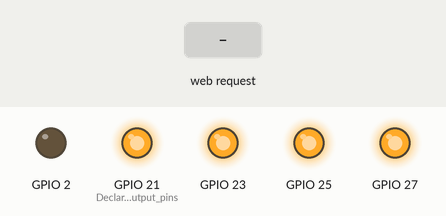
Simulated run of this sketch. Board: ESP32. Shown: output pins drawn as LEDs (lit = HIGH). Inputs (shaded band) come from the test bench. WiFi joins after 1.5 s; servers stay silent unless stated; what the sketch prints to the serial monitor is not drawn.

Above: at 5.7 s.
5.8 s: HTTP request GET /r11 received
At 8.0 s:
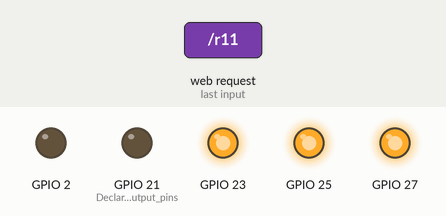
8.3 s: HTTP request GET /r21 received
At 9.9 s:
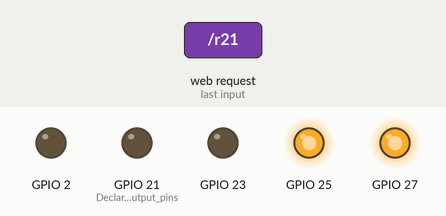
10.8 s: HTTP request GET /r10 received
At 13.0 s:
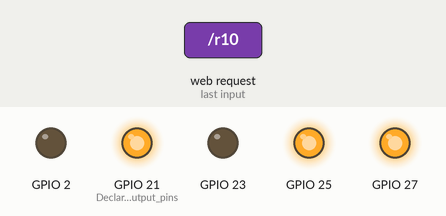
13.3 s: HTTP request GET /r31 received
At 14.9 s:
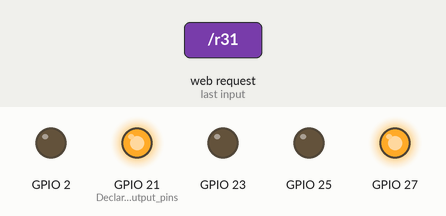
15.8 s: HTTP request GET /r20 received
At 18.0 s:
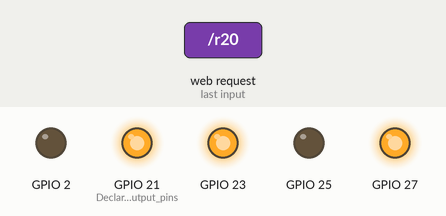
18.3 s: HTTP request GET /r41 received
At 19.9 s:
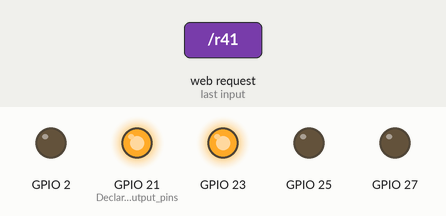
Timing chart, 0 to 21.4 s (numbered marks = the images above; inputs shaded):
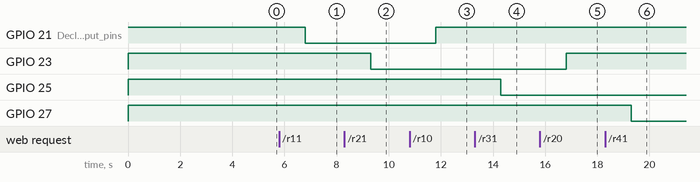

The sketch:

espfinal.ino
```cpp
#include <WiFi.h>   //declaring library to include functions of wi-fi

String  ClientRequest;  //runs throughout the program
IPAddress staticIP303_10(192,168,1,10);   //Static IPs are declared
IPAddress gateway303_10(192,168,1,1);
IPAddress subnet303_10(255,255,255,0);
WiFiServer server(80);  //Server has been decared (ESP32)

WiFiClient client;    //Client has been declared (Mobile device)

String myresultat;

String ReadIncomingRequest()  //This function will read all the HTTP request coming from the client and assign it to a local variable named myresultat
{
while(client.available()) {
ClientRequest = (client.readStringUntil('\r'));
 if ((ClientRequest.indexOf("HTTP/1.1")>0)&&(ClientRequest.indexOf("/favicon.ico")<0)){
myresultat = ClientRequest;
}
}
return myresultat;
}

void setup()
{
ClientRequest = "";   //Initialising the clientrequest to empty string

Serial.begin(9600);   //The serial monitor is set up which will run on a baud rate of 9600

pinMode(21, OUTPUT);  //Declaring the output pins
pinMode(23, OUTPUT);
pinMode(25, OUTPUT);
pinMode(27, OUTPUT);
pinMode(2, OUTPUT);
digitalWrite(21,HIGH);  //Initialising the pins to OFF state
digitalWrite(23,HIGH);
digitalWrite(25,HIGH);
digitalWrite(27,HIGH);
  WiFi.disconnect();
  delay(3000);
  Serial.println("START");  //ESP32 will start establishing the wifi connection
  WiFi.begin("esp32","Tiwariji");
  while ((!(WiFi.status() == WL_CONNECTED))){
    delay(300);
    Serial.print("..");

  }
  Serial.println("Connected");    //Connection established
  Serial.println("Your IP is");
  Serial.println((WiFi.localIP()));
  server.begin();

}

//End of setup loop

void loop()
{   client = server.available();
    if (!client) { return; }
    while(!client.available()){  delay(1); } //loop till client is not available
    ClientRequest = (ReadIncomingRequest());  //Reading request coming from the client
    ClientRequest.remove(0, 5);               //Removing previous requests placed at 0th index
    ClientRequest.remove(ClientRequest.length()-9,9);   //Removing request which are beyond the limits
    if (ClientRequest == "r10") {     //Giving conditions for the relay
      digitalWrite(21,HIGH);
    Serial.print("Relay 1 OFF\n");
    }
    if (ClientRequest == "r11") {
      digitalWrite(21,LOW);
    Serial.print("Relay 1 ON\n");
    }
    if (ClientRequest == "r20") {
      digitalWrite(23,HIGH);
    Serial.print("Relay 2 OFF\n");
    }
    if (ClientRequest == "r21") {
      digitalWrite(23,LOW);
    Serial.print("Relay 2 ON\n");
    }
    if (ClientRequest == "r30") {
      digitalWrite(25,HIGH);
      Serial.print("Relay 3 OFF\n");
    }
    if (ClientRequest == "r31") {
      digitalWrite(25,LOW);
      Serial.print("Relay 3 ON\n");

    }
    if (ClientRequest == "r40") {
      digitalWrite(27,HIGH);
      Serial.print("Relay 4 OFF\n");

    }
    if (ClientRequest == "r41") {
      digitalWrite(27,LOW);
      Serial.print("Relay 4 ON\n");

    }
    if (ClientRequest == "test") {
      digitalWrite(2,HIGH);     //Pin 2 has been assigned to the Wifi Led
      delay(3000);              //LED will blink for 3 secs
      digitalWrite(2,LOW);
      Serial.print("Test conection succesfull\n");
    }
    if(!(WiFi.status() == WL_CONNECTED))
    {
      Serial.print("Wifi disconnected\n");
      delay(3000);
      Serial.print("Setting up again\n");     //If wifi connection is disconnected, the ESP32 will retry to establish the connection
        WiFi.disconnect();
  delay(3000);
  Serial.println("START");
  WiFi.begin("esp32","Tiwariji");
  while ((!(WiFi.status() == WL_CONNECTED))){
    delay(300);
    Serial.print("..");

  }
  Serial.println("Connected");
  Serial.println("Your IP is");
  Serial.println((WiFi.localIP()));
  server.begin();

    }
    client.println("HTTP/1.1 200 OK");          //Conditions to print on the client's end as a feedback
    client.println("Content-Type: text/html");
    client.println("");
    client.println("<!DOCTYPE HTML>");
    client.println("<html>");
    client.println("OK");
    client.println("</html>");
    client.stop();
    delay(1);
    client.flush();

}
```

Measured:
- after the input at 5.8 s, GPIO 21 (Declaring_the_output_pins): HIGH → LOW after 1.0 s
- after the input at 8.3 s, GPIO 23: HIGH → LOW after 1.0 s
- after the input at 10.8 s, GPIO 21 (Declaring_the_output_pins): LOW → HIGH after 1.0 s
- after the input at 13.3 s, GPIO 25: HIGH → LOW after 1.0 s
- after the input at 15.8 s, GPIO 23: LOW → HIGH after 1.0 s
- after the input at 18.3 s, GPIO 27: HIGH → LOW after 1.0 s
